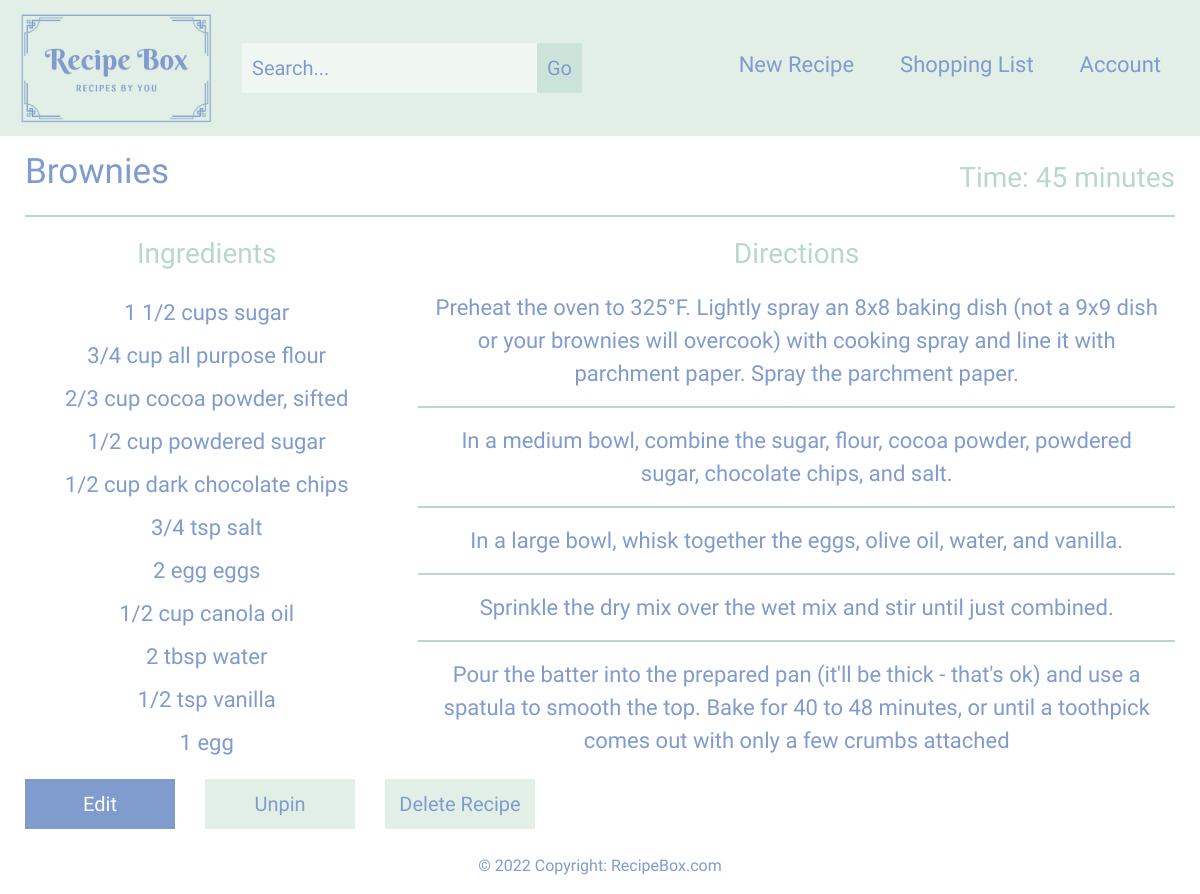
The page /recipe/brownies/ (signed in) on the database its author committed.
### base/models.py (models this page shows, shortened)
class Recipe(models.Model):
    user = models.ForeignKey(settings.AUTH_USER_MODEL, on_delete=models.CASCADE)
    name = models.CharField(max_length = 150)
    slug = models.SlugField(unique=True, blank=True, null=True)
    time_to_make = models.CharField(max_length=25, default=0)
    time_unit = models.CharField(max_length=10, default='minutes')
    timestamp = models.DateTimeField(auto_now_add=True)
    updated = models.DateTimeField(auto_now=True)
    section = models.ManyToManyField(Section)
    pinned = models.BooleanField(default=False)
    class Meta:
        verbose_name = ('Recipe')
        verbose_name_plural = ('Recipes')
    def get_ingredients_children(self):
        return self.ingredient_set.all()
    def get_instructions_children(self):
        return self.instruction_set.all()
    def get_edit_url(self):
        return reverse("edit_recipe", kwargs={"title": self.slug})

class Ingredient(models.Model):
    recipe = models.ForeignKey(Recipe, on_delete=models.CASCADE)
    name = models.CharField(max_length = 100)
    quantity = models.CharField(max_length = 50)
    unit = models.CharField(max_length = 50)
    class Meta:
        verbose_name = ('Ingredient')
        verbose_name_plural = ('Ingredients')

class Instruction(models.Model):
    recipe = models.ForeignKey(Recipe, on_delete=models.CASCADE)
    text = models.TextField(blank=False)
    class Meta:
        verbose_name = ('Instruction')
        verbose_name_plural = ('Instructions')

### base/views.py (the view)
# urls.py: path("recipe/<str:title>/", views.individual_recipe, name="individual_recipe"),
@login_required
def individual_recipe(request, title=None, *args, **kwargs):
    recipe_obj = None
    if title is not None:
        recipe_obj = get_object_or_404(Recipe, slug=title, user=request.user)
        if recipe_obj.pinned == True:
            is_pinned = True
        else:
            is_pinned = ''
        if "pinnedbtn" in request.POST:
            recipe_obj.pinned = True
            recipe_obj.save(update_fields=["pinned"])
            is_pinned = True
        if "unpinnedbtn" in request.POST:
            recipe_obj.pinned = False
            recipe_obj.save(update_fields=["pinned"])
            is_pinned = ''
        if "delete" in request.POST:
            recipe_obj.delete()
            return redirect("../../all_recipes")
    context = {
        "recipe_obj": recipe_obj,
        "is_pinned" : is_pinned
    }
    return render(request, "individual_recipe.html", context)

### templates/individual_recipe.html (shortened to what this page needs)
{% extends "base.html" %}
{% block page_content %}
<section id="recipe">
    <div class="row recipe-top">
        <p id="recipe-title">{{ recipe_obj.name }}</p>
        <p id="recipe-time">Time: {{ recipe_obj.time_to_make }} {{ recipe_obj.time_unit }}</p>
    </div>
    <hr>
    <div class="row recipe-middle">
        <div class="col-sm-4 recipe-left">
            <p>Ingredients</p>
            <div class="row ingredient-row">
                {% for ingredient in recipe_obj.get_ingredients_children %}
                <div class="col-sm-12 mini-left">{{ ingredient.quantity }} {{ ingredient.unit }} {{ ingredient.name }}</div>
                {% endfor %}
            </div>
        </div>
        <div class="col-sm-8 recipe-right">
            <p>Directions</p>
            {% for instruction in recipe_obj.get_instructions_children %}
                <div class="col-sm-12 mini-right">{{ instruction.text }}</div>
                {% if forloop.last %}
                    {% else %} <hr>
                {% endif %}
            {% endfor %}
        </div>
    </div>
    <div class="row recipe-bottom">
        {% if recipe_obj.get_edit_url %}<a class="edit-link" href="{{ recipe_obj.get_edit_url }}"><button type="submit" class="blue-btn">Edit</button></a>{% endif %}
        {% if is_pinned %}
            <form method="post">
                <button type="submit" class="green-btn" name="unpinnedbtn">Unpin</button>
            </form>
        {% else %}
            <form method="post">
                {% csrf_token %}
                <button type="submit" class="green-btn" name="pinnedbtn">Pin</button>
            </form>
        {% endif %}
        <form method="post">
            <button type="submit" class="green-btn" name="delete">Delete Recipe</button>
        </form>
    </div>
</section>
{% endblock %}

### static/styles/style.css (style rules this page uses)
body, #landing { padding: 0; margin: 0; background: #ffff; font-family: 'Sansita', sans-serif; position: relative; min-height: 100vh; }
button, button:active, button:focus { outline: none; }
#recipe { padding: 10px; }
.recipe-top { display: flex; justify-content: space-between; align-items: flex-end; }
#recipe-title { margin: 0; margin-left: 15px; font-size: 35px; }
#recipe-title, .mini-left, .mini-right { color: #809bce; }
#recipe-time, .recipe-left, .recipe-right { color: #b8d8cd; font-size: 28px; }
#recipe-time { margin: 0; margin-right: 15px; }
hr { background-color: #b8d8cd; height: 2px; border: none; }
.recipe-left, .recipe-right { text-align: center; }
.mini-left { padding: 5px; }
.mini-left, .mini-right { font-size: 22px; }
button, button[type=submit] { border: none; outline: none; cursor: pointer; }
.blue-btn { color: #ffff; background-color: #809bce; }
.green-btn { color: #809bce; background-color: #e2efe7; }
.blue-btn, .green-btn { height: 50px; width: 150px; margin: 15px; font-size: 20px; }
.edit-link { color: #ffffff; }
.edit-link:link { text-decoration: none; }

### rows shown on the page
Recipe: name "Brownies", time_to_make "45", time_unit "minutes"
Ingredient: quantity "1 1/2", unit "cups", name "sugar"
Ingredient: quantity "3/4", unit "cup", name "all purpose flour"
Ingredient: quantity "2/3", unit "cup", name "cocoa powder, sifted"
Ingredient: quantity "1/2", unit "cup", name "powdered sugar"
Ingredient: quantity "1/2", unit "cup", name "dark chocolate chips"
Ingredient: quantity "3/4", unit "tsp", name "salt"
Ingredient: quantity "2", unit "egg", name "eggs"
Ingredient: quantity "1/2", unit "cup", name "canola oil"
Ingredient: quantity "2", unit "tbsp", name "water"
Ingredient: quantity "1/2", unit "tsp", name "vanilla"
Ingredient: quantity "1", name "egg"
Instruction: text "Preheat the oven to 325°F. Lightly spray an 8x8 baking dish (not a 9x9 dish or your brownies will overcook) with cooking spray and line it with parchment paper. Spray the parchment paper."
Instruction: text "In a medium bowl, combine the sugar, flour, cocoa powder, powdered sugar, chocolate chips, and salt."
Instruction: text "In a large bowl, whisk together the eggs, olive oil, water, and vanilla."
Instruction: text "Sprinkle the dry mix over the wet mix and stir until just combined."
Instruction: text "Pour the batter into the prepared pan (it'll be thick - that's ok) and use a spatula to smooth the top. Bake for 40 to 48 minutes, or until a toothpick comes out with only a few crumbs attached"
